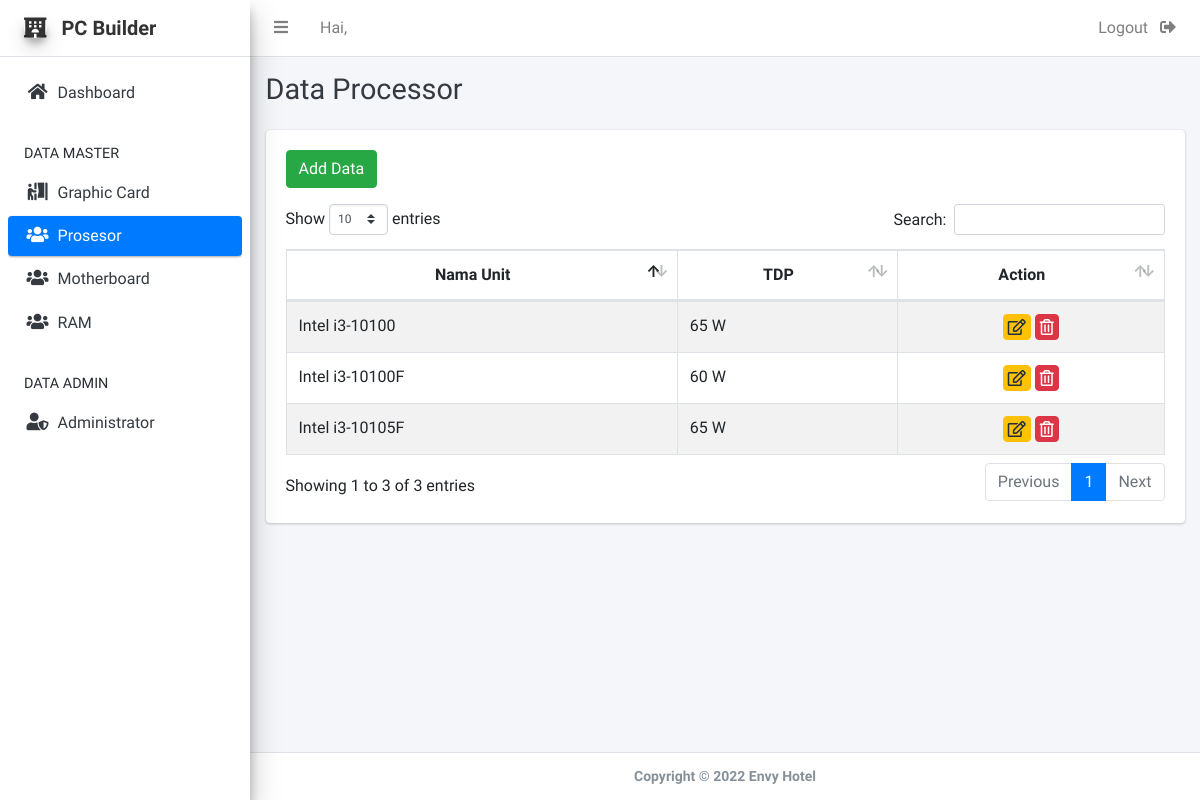
The page /admin/procie.php on the database its author committed.
### tables this page shows
CREATE TABLE `procie` (
  `id_procie` int(30) NOT NULL,
  `nama_procie` varchar(255) NOT NULL,
  `tdp_procie` int(30) NOT NULL
);

### admin/procie.php (the view, shortened to what this page needs)
<?php
  include("../koneksi.php");
?>
<!DOCTYPE html>
<html lang="en">
<head>
  <link rel="stylesheet" href="plugins/fontawesome-free/css/all.min.css">
<link rel="stylesheet" href="plugins/datatables-bs4/css/dataTables.bootstrap4.min.css">
<link rel="stylesheet" href="plugins/datatables-responsive/css/responsive.bootstrap4.min.css">
<link rel="stylesheet" href="plugins/overlayScrollbars/css/OverlayScrollbars.min.css">
<link rel="stylesheet" href="dist/css/adminlte.min.css">
</head>
<body class="hold-transition sidebar-mini layout-fixed layout-navbar-fixed layout-footer-fixed">
  <div class="wrapper">
    <nav class="main-header navbar navbar-expand navbar-white navbar-light">
      <ul class="navbar-nav">
        <li class="nav-item">
          <a class="nav-link" data-widget="pushmenu" href="#" role="button"><i class="fas fa-bars"></i></a>
        </li>
        <li class="nav-item">
          <a class="nav-link" href="">
            Hai, <?= $nama; ?>
          </a>
        </li>
      </ul>
      <ul class="navbar-nav ml-auto">
        <li class="nav-item">
          <a class="nav-link" href="../index.php" onclick="return confirm('Apakah Anda Yakin Ingin Keluar?')">
            Logout &nbsp;
            <i class="fas fa-sign-out-alt"></i>
          </a>
        </li>
      </ul>
    </nav>
    <aside class="main-sidebar sidebar-light-primary elevation-4">
      <a href="#" class="brand-link">
        <i class="fas fa-hotel img-circle elevation-3 ml-3"></i>
        <span class="brand-text font-weight-bold">PC Builder</span>
      </a>
      <div class="sidebar">
        <div class="mt-3">
          <nav class="mt-2">
            <ul class="nav nav-pills nav-sidebar flex-column" data-widget="treeview" role="menu" data-accordion="false">
              <li class="nav-item has-treeview">
                <a href="index.php" class="nav-link">
                  <i class="nav-icon fas fa-home"></i>
                  <p>
                    Dashboard
                  </p>
                </a>
              </li>
              <li class="nav-header">DATA MASTER</li>
              <li class="nav-item">
                <a href="gpu.php" class="nav-link">
                  <i class="nav-icon fas fa-person-booth"></i>
                  <p>
                    Graphic Card
                  </p>
                </a>
              </li>
              <li class="nav-item">
                <a href="procie.php" class="nav-link active">
                  <i class="nav-icon fas fa-users"></i>
                  <p>
                    Prosesor
                  </p>
                </a>
              </li>
              <li class="nav-item">
                <a href="motherboard.php" class="nav-link">
                  <i class="nav-icon fas fa-users"></i>
                  <p>
                    Motherboard
                  </p>
                </a>
              </li>
              <li class="nav-item">
                <a href="ram.php" class="nav-link">
                  <i class="nav-icon fas fa-users"></i>
                  <p>
                    RAM
                  </p>
                </a>
              </li>
              <li class="nav-header">DATA ADMIN</li>
              <li class="nav-item">
                <a href="admin/index.php" class="nav-link">
                  <i class="nav-icon fas fa-user-shield"></i>
                  <p>
                    Administrator
                  </p>
                </a>
              </li>
            </ul>
          </nav>
        </div>
      </div>
    </aside>
    <div class="content-wrapper">
      <div class="content-header">
        <div class="container-fluid">
          <div class="row mb-2">
            <div class="col-sm-6">
              <h1 class="m-0 text-dark">Data Processor</h1>
            </div>
            <div class="col-sm-6">
            </div>
          </div>
        </div>
      </div>
      <section class="content">
        <div class="container-fluid">
          <div class="row">
            <div class="col-12">
              <div class="card">
                <div class="card-body">
                  <a class="btn btn-success mb-3" href="tambah/add_procie.php">Add Data</a>
                  <table id="example1" class="table table-bordered table-striped">
                    <thead>
                      <tr class="text-center">
                        <th>Nama Unit</th>
                        <th>TDP</th>
                        <th>Action</th>
                      </tr>
                    </thead>
                    <tbody>
                      <?php
                      $procie = mysqli_query($koneksi, "SELECT * FROM procie ORDER BY id_procie DESC");
                      while ($row = mysqli_fetch_array($procie)) {
                        echo "
                <tr>
                  <td>" . $row['nama_procie'] . "</td>
                  <td>" . $row['tdp_procie'] . " W</td>
                  <td class='text-center'>
                            ";
                                ?>
                                  <a href="edit/edit_procie.php?id=<?= $row['id_procie']; ?>" onclick="return confirm('Apakah Anda Yakin Ingin Mengubah Data?')"><i class=' btn btn-warning py-0 px-1 far fa-edit'></i></a>
                                  <a href="hapus/hapus_procie.php?id=<?= $row['id_procie']; ?>" onclick="return confirm('Apakah Anda Yakin Ingin Menghapus Data?')"><i class=' btn btn-danger py-0 px-1 far fa-trash-alt'></i></a>
                                <?php
                                  echo "
                            </td>
                </tr>
          ";
                      }
                      ?>
                    </tbody>
                  </table>
                </div>
              </div>
            </div>
          </div>
        </div>
      </section>
    </div>
    <footer class="main-footer text-sm text-center">
      <strong>Copyright &copy; 2022 Envy Hotel</strong>
    </footer>
  </div>
</body>
</html>

### rows shown on the page
procie: nama_procie "Intel i3-10105F", tdp_procie "65"
procie: nama_procie "Intel i3-10100", tdp_procie "65"
procie: nama_procie "Intel i3-10100F", tdp_procie "60"
